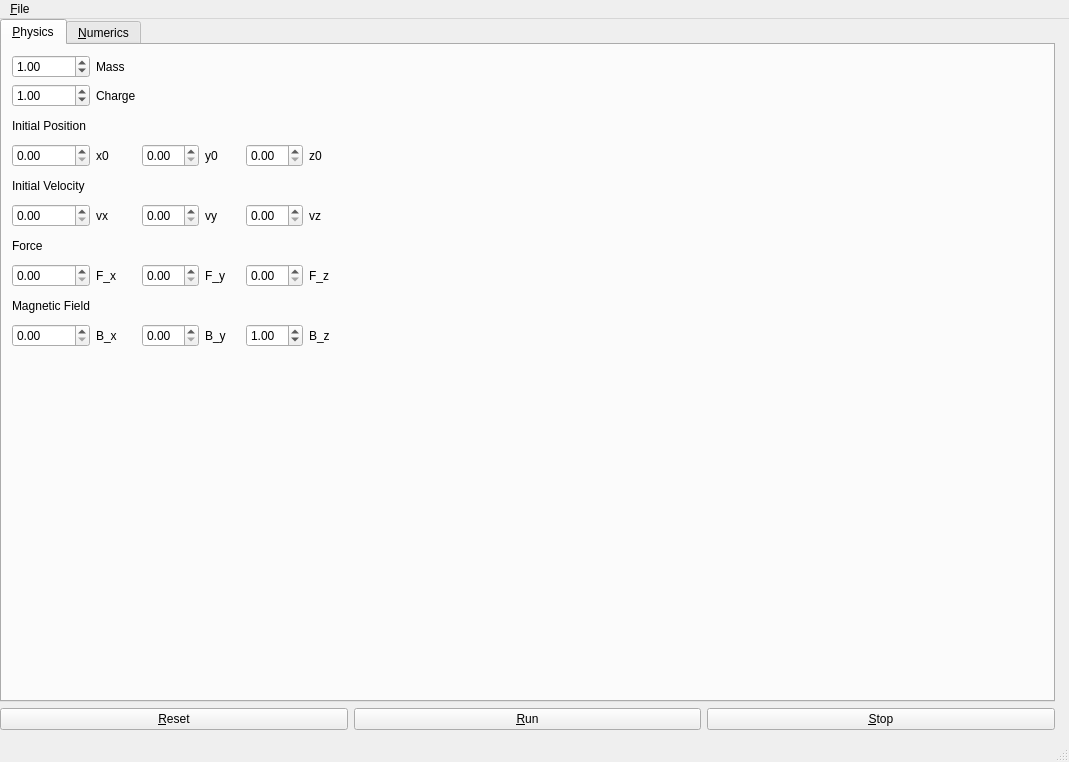
<?xml version="1.0" encoding="UTF-8"?>
<ui version="4.0">
 <class>MainWindow</class>
 <widget class="QMainWindow" name="MainWindow">
  <property name="geometry">
   <rect>
    <x>0</x>
    <y>0</y>
    <width>1069</width>
    <height>762</height>
   </rect>
  </property>
  <property name="windowTitle">
   <string>DriftExplorer</string>
  </property>
  <widget class="QWidget" name="centralwidget">
   <widget class="QWidget" name="horizontalLayoutWidget">
    <property name="geometry">
     <rect>
      <x>0</x>
      <y>0</y>
      <width>1061</width>
      <height>711</height>
     </rect>
    </property>
    <layout class="QHBoxLayout" name="horizontalLayout">
     <item>
      <layout class="QVBoxLayout" name="verticalLayout_2">
       <item>
        <widget class="QTabWidget" name="tabWidget">
         <property name="currentIndex">
          <number>0</number>
         </property>
         <widget class="QWidget" name="physics">
          <attribute name="title">
           <string>&amp;Physics</string>
          </attribute>
          <widget class="QWidget" name="verticalLayoutWidget">
           <property name="geometry">
            <rect>
             <x>10</x>
             <y>10</y>
             <width>332</width>
             <height>292</height>
            </rect>
           </property>
           <layout class="QVBoxLayout" name="verticalLayout">
            <item>
             <layout class="QGridLayout" name="gridLayout">
              <item row="0" column="0">
               <widget class="QDoubleSpinBox" name="mass_spin_box">
                <property name="value">
                 <double>1.000000000000000</double>
                </property>
               </widget>
              </item>
              <item row="4" column="4">
               <widget class="QDoubleSpinBox" name="z_spin_box"/>
              </item>
              <item row="4" column="5">
               <widget class="QLabel" name="label_10">
                <property name="text">
                 <string>z0</string>
                </property>
               </widget>
              </item>
              <item row="1" column="1">
               <widget class="QLabel" name="label_2">
                <property name="text">
                 <string>Charge</string>
                </property>
               </widget>
              </item>
              <item row="13" column="3">
               <widget class="QLabel" name="label_7">
                <property name="text">
                 <string>B_y</string>
                </property>
               </widget>
              </item>
              <item row="4" column="1">
               <widget class="QLabel" name="label_11">
                <property name="text">
                 <string>x0</string>
                </property>
               </widget>
              </item>
              <item row="5" column="0">
               <widget class="QLabel" name="label_15">
                <property name="text">
                 <string>Initial Velocity</string>
                </property>
               </widget>
              </item>
              <item row="13" column="2">
               <widget class="QDoubleSpinBox" name="b_y_spin_box"/>
              </item>
              <item row="11" column="0">
               <widget class="QLabel" name="label_14">
                <property name="text">
                 <string>Magnetic Field</string>
                </property>
               </widget>
              </item>
              <item row="0" column="1">
               <widget class="QLabel" name="label">
                <property name="text">
                 <string>Mass</string>
                </property>
               </widget>
              </item>
              <item row="13" column="1">
               <widget class="QLabel" name="label_6">
                <property name="text">
                 <string>B_x</string>
                </property>
               </widget>
              </item>
              <item row="4" column="3">
               <widget class="QLabel" name="label_9">
                <property name="text">
                 <string>y0</string>
                </property>
               </widget>
              </item>
              <item row="4" column="2">
               <widget class="QDoubleSpinBox" name="y_spin_box"/>
              </item>
              <item row="6" column="2">
               <widget class="QDoubleSpinBox" name="v_y_spin_box"/>
              </item>
              <item row="6" column="5">
               <widget class="QLabel" name="label_18">
                <property name="text">
                 <string>vz</string>
                </property>
               </widget>
              </item>
              <item row="10" column="4">
               <widget class="QDoubleSpinBox" name="f_z_spin_box"/>
              </item>
              <item row="13" column="5">
               <widget class="QLabel" name="label_8">
                <property name="text">
                 <string>B_z</string>
                </property>
               </widget>
              </item>
              <item row="10" column="2">
               <widget class="QDoubleSpinBox" name="f_y_spin_box"/>
              </item>
              <item row="2" column="0">
               <widget class="QLabel" name="label_12">
                <property name="text">
                 <string>Initial Position</string>
                </property>
               </widget>
              </item>
              <item row="10" column="5">
               <widget class="QLabel" name="label_5">
                <property name="text">
                 <string>F_z</string>
                </property>
               </widget>
              </item>
              <item row="6" column="1">
               <widget class="QLabel" name="label_16">
                <property name="text">
                 <string>vx</string>
                </property>
               </widget>
              </item>
              <item row="6" column="3">
               <widget class="QLabel" name="label_17">
                <property name="text">
                 <string>vy</string>
                </property>
               </widget>
              </item>
              <item row="13" column="4">
               <widget class="QDoubleSpinBox" name="b_z_spin_box">
                <property name="value">
                 <double>1.000000000000000</double>
                </property>
               </widget>
              </item>
              <item row="6" column="0">
               <widget class="QDoubleSpinBox" name="v_x_spin_box"/>
              </item>
              <item row="10" column="3">
               <widget class="QLabel" name="label_4">
                <property name="text">
                 <string>F_y</string>
                </property>
               </widget>
              </item>
              <item row="7" column="0">
               <widget class="QLabel" name="label_13">
                <property name="text">
                 <string>Force</string>
                </property>
               </widget>
              </item>
              <item row="10" column="0">
               <widget class="QDoubleSpinBox" name="f_x_spin_box"/>
              </item>
              <item row="10" column="1">
               <widget class="QLabel" name="label_3">
                <property name="text">
                 <string>F_x</string>
                </property>
               </widget>
              </item>
              <item row="4" column="0">
               <widget class="QDoubleSpinBox" name="x_spin_box"/>
              </item>
              <item row="1" column="0">
               <widget class="QDoubleSpinBox" name="charge_spin_box">
                <property name="value">
                 <double>1.000000000000000</double>
                </property>
               </widget>
              </item>
              <item row="6" column="4">
               <widget class="QDoubleSpinBox" name="v_z_spin_box"/>
              </item>
              <item row="13" column="0">
               <widget class="QDoubleSpinBox" name="b_x_spin_box"/>
              </item>
             </layout>
            </item>
           </layout>
          </widget>
         </widget>
         <widget class="QWidget" name="numerics">
          <property name="accessibleName">
           <string>&amp;Numerics</string>
          </property>
          <attribute name="title">
           <string>&amp;Numerics</string>
          </attribute>
         </widget>
        </widget>
       </item>
       <item>
        <layout class="QHBoxLayout" name="animation_control_layout">
         <item>
          <widget class="QPushButton" name="reset_button">
           <property name="text">
            <string>&amp;Reset</string>
           </property>
          </widget>
         </item>
         <item>
          <widget class="QPushButton" name="run_button">
           <property name="text">
            <string>&amp;Run</string>
           </property>
          </widget>
         </item>
         <item>
          <widget class="QPushButton" name="stop_button">
           <property name="text">
            <string>&amp;Stop</string>
           </property>
          </widget>
         </item>
        </layout>
       </item>
      </layout>
     </item>
     <item>
      <widget class="QWidget" name="plot_widget" native="true"/>
     </item>
    </layout>
   </widget>
   <widget class="QWidget" name="layoutWidget" native="true">
    <property name="geometry">
     <rect>
      <x>430</x>
      <y>690</y>
      <width>254</width>
      <height>28</height>
     </rect>
    </property>
   </widget>
  </widget>
  <widget class="QMenuBar" name="menubar">
   <property name="geometry">
    <rect>
     <x>0</x>
     <y>0</y>
     <width>1069</width>
     <height>23</height>
    </rect>
   </property>
   <widget class="QMenu" name="menu_File">
    <property name="title">
     <string>&amp;File</string>
    </property>
    <addaction name="action_Run"/>
    <addaction name="action_Reset"/>
    <addaction name="actionExit"/>
   </widget>
   <addaction name="menu_File"/>
  </widget>
  <widget class="QStatusBar" name="statusbar"/>
  <action name="action_Run">
   <property name="icon">
    <iconset theme="QIcon::ThemeIcon::MediaPlaybackStart"/>
   </property>
   <property name="text">
    <string>&amp;Run</string>
   </property>
   <property name="menuRole">
    <enum>QAction::MenuRole::NoRole</enum>
   </property>
  </action>
  <action name="action_Reset">
   <property name="icon">
    <iconset theme="QIcon::ThemeIcon::EditUndo"/>
   </property>
   <property name="text">
    <string>R&amp;eset</string>
   </property>
   <property name="menuRole">
    <enum>QAction::MenuRole::NoRole</enum>
   </property>
  </action>
  <action name="actionExit">
   <property name="text">
    <string>E&amp;xit</string>
   </property>
   <property name="toolTip">
    <string>Exit Drift Explorer</string>
   </property>
   <property name="shortcut">
    <string>Ctrl+Q</string>
   </property>
  </action>
 </widget>
 <resources/>
 <connections/>
</ui>
